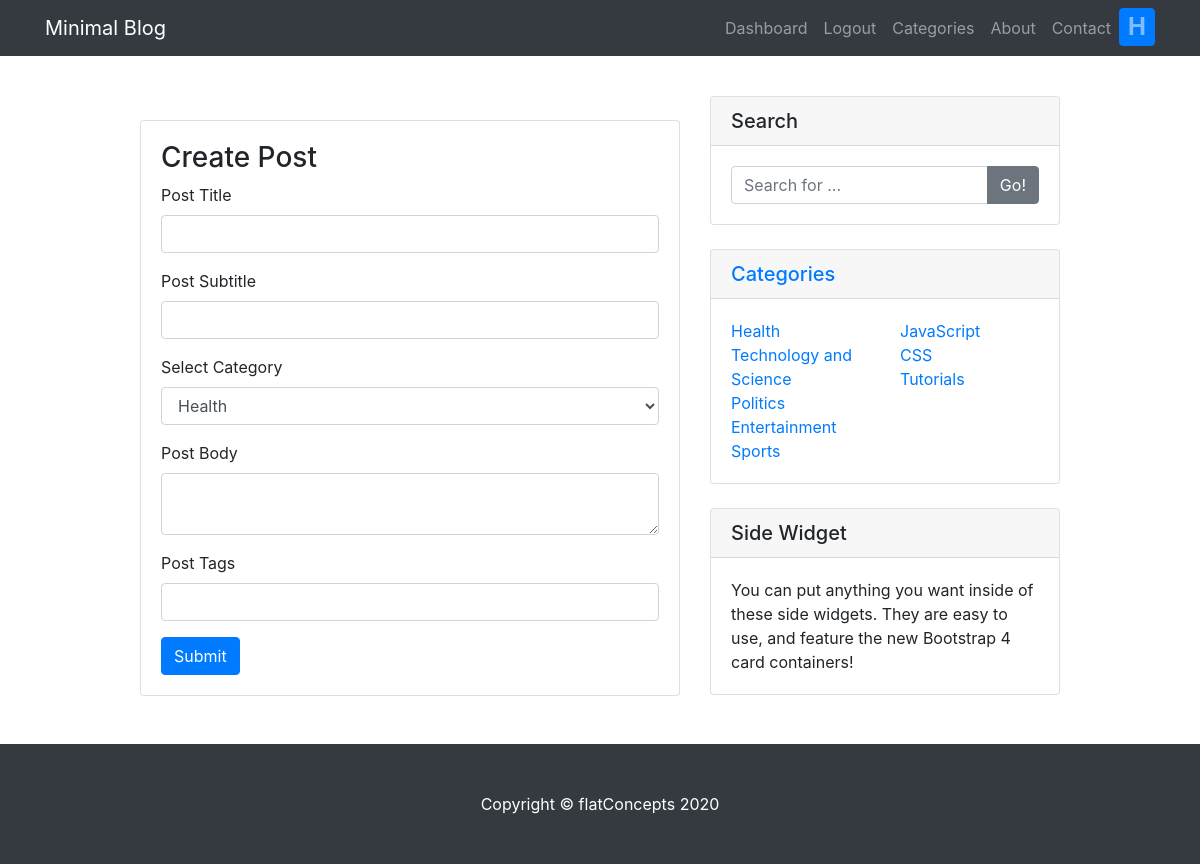
Screenshot of /post/new/ (signed in) with the database file from the repository.
### models.py (models this page shows, shortened)
class User(db.Model, UserMixin):
    __tablename__ = 'users'
    id = db.Column(db.Integer,
                   primary_key=True)
    username = db.Column(db.String(20),
                         nullable=False,
                         unique=True)
    email = db.Column(db.String(40),
                      unique=True,
                      nullable=False)
    full_name = db.Column(db.String(100),
                          unique=False,
                          nullable=False)
    dob = db.Column(db.String,
                          unique=False,
                          nullable=False)
    bio = db.Column(db.String(500),
                          unique=False,
                          nullable=False)
    password = db.Column(db.String(200),
                         unique=False,
                         nullable=False)
    date_registered = db.Column(db.String,
                                nullable = False,
                                default=datetime.now())
    posts = db.relationship('Post', backref=db.backref('author'))

class Category(db.Model, UserMixin):
    __tablename__ = 'categories'
    id = db.Column(db.Integer,
                   primary_key=True)
    name = db.Column(db.String,
                     nullable=False,
                     unique=True)
    description = db.Column(db.Text,
                            unique=False,
                            nullable=False)
    members = db.relationship('Post', backref=db.backref('category'))

### app.py (the view, shortened to what this page needs)
@app.route('/post/new/', methods=['GET','POST'])
@login_required
def createPost():
    form = postForm()
    search = searchForm()
    categories = Category.query.all()
    return render_template('newpost.html', form=form, search=search, categories=categories_, cat=categories)

### forms.py
class postForm(FlaskForm):
    title = StringField('Post Title', validators=[
                        InputRequired('post title required')])
    subtitle = StringField('Post Subtitle')
    category = SelectField('Select Category', choices=[
                           (name, name) for name in categories_])
    body = TextAreaField('Post Body', validators=[
                         InputRequired('password field cannot be empty')])
    tags = StringField('Post Tags')
    submit = SubmitField('Submit')

class searchForm(FlaskForm):
    field = StringField()
    go = SubmitField('Go!')

### app.py (called while the page is built)
@login_manager.user_loader
def load(user_id):
    return User.query.get(int(user_id))

### templates/newpost.html (shortened to what this page needs)
{% extends 'base.html' %}
{% import 'bootstrap/wtf.html' as wtf%}
{% block content %}
<div class="container" , style="margin-top: 40px;">
    <div class="row">
        <div class="col-lg-1"></div>
        <div class="col-lg-6 mb-4">
            <div class="card my-4">
                <div class="card-body">
                    <h3>Create Post</h3>
                    <form action="{{url_for('createPost')}}" method="POST">
                        <div class="control-group form-group">
                            <div class="controls">
                                {{ wtf.form_field(form.title)}}
                            </div>
                        </div>
                        <div class="control-group form-group mb-2">
                            <div class="controls">
                                {{ wtf.form_field(form.subtitle) }}
                            </div>
                        </div>
                         <div class="control-group form-group mb-2">
                                 <div class="form-group">
                                     {{ wtf.form_field(form.category) }}
                                 </div>
                         </div>
                        <div class="control-group form-group mb-2">
                            <div class="controls">
                                {{ wtf.form_field(form.body) }}
                            </div>
                        </div>
                        <div class="control-group form-group mb-2">
                            <div class="controls">
                                {{ wtf.form_field(form.tags) }}
                            </div>
                        </div>
                            {{ form.submit(class = 'btn btn-primary') }}
                    </form>
                </div>
            </div>
        </div>
        <div class="col-lg-4">
            <div class="card mb-4">
                <h5 class="card-header">Search</h5>
                <div class="card-body">
                    <form action="{{ url_for('search') }}" method="GET">
                        <div class="input-group">
                            {{ search.field(placeholder = 'Search for ...', class = 'form-control')}}
                            <span class="input-group-append">
                                {{ search.go( class = 'btn btn-secondary') }}
                            </span>
                        </div>
                    </form>
                </div>
            </div>
            <div class="card my-4">
                <h5 class="card-header"> <a href="/categories"> Categories</a></h5>
                <div class="card-body">
                    <div class="row">
                        <div class="col-lg-6">
                             <ul class="list-unstyled mb-0">
                                 {% for category in cat %}
                                 <li>
                                     <a href="/category/{{category.id}}">{{ category.name }}</a>
                                 </li>
                                 {% endfor %}
                             </ul>
                        </div>
                        <div class="col-lg-6">
                            <ul class="list-unstyled mb-0">
                                <li>
                                    <a href="#">JavaScript</a>
                                </li>
                                <li>
                                    <a href="#">CSS</a>
                                </li>
                                <li>
                                    <a href="#">Tutorials</a>
                                </li>
                            </ul>
                        </div>
                    </div>
                </div>
            </div>
            <div class="card my-4">
                <h5 class="card-header">Side Widget</h5>
                <div class="card-body">
                    You can put anything you want inside of these side widgets. They are easy to use, and feature the
                    new Bootstrap 4 card containers!
                </div>
            </div>
        </div>
        <div class="col-lg-1"></div>
    </div>
</div>
{% endblock %}

### templates/navigation.html (shortened to what this page needs)
    <nav class="navbar fixed-top navbar-expand-lg navbar-dark bg-dark fixed-top">
        <div class="container">
            <a class="navbar-brand" href="{{url_for('index')}}">Minimal Blog</a>
            <div class="collapse navbar-collapse" id="navbarResponsive">
                <ul class="navbar-nav ml-auto">
                    {% if current_user.is_anonymous %}
                        <li class="nav-item">
                            <a class="nav-link" href="/login">Login</a>
                        </li>
                    {% else %}
                      <li class="nav-item">
                          <a class="nav-link" href="{{url_for('userDashboard')}}">Dashboard</a>
                      </li>
                        <li class="nav-item">
                            <a class="nav-link" href="/logout">Logout</a>
                      </li>
                    {% endif %}
                    <li class="nav-item">
                        <a class="nav-link" href="/categories">Categories</a>
                    </li>
                    <li class="nav-item">
                        <a class="nav-link" href="about.html">About</a>
                    </li>
                    <li class="nav-item">
                        <a class="nav-link" href="contact.html">Contact</a>
                    </li>
                    {% if current_user.is_authenticated %}
                     <li class="nav-item">
                         <a class="nav-link btn btn-primary" href="{{url_for('userDashboard')}}" style="font-size: x-large; font-weight: bold; padding-top: 0px; padding-bottom: 0px;">{{ current_user.username[0] | capitalize }}</a>
                     </li>
                    {% endif %}
                </ul>
            </div>
        </div>
    </nav>

### static/css/main.css (style rules this page uses)
body { padding-top: 56px; }

### rows the page displays
User: username "H"
Category: name "Health"
Category: name "Technology and Science"
Category: name "Politics"
Category: name "Entertainment"
Category: name "Sports"
